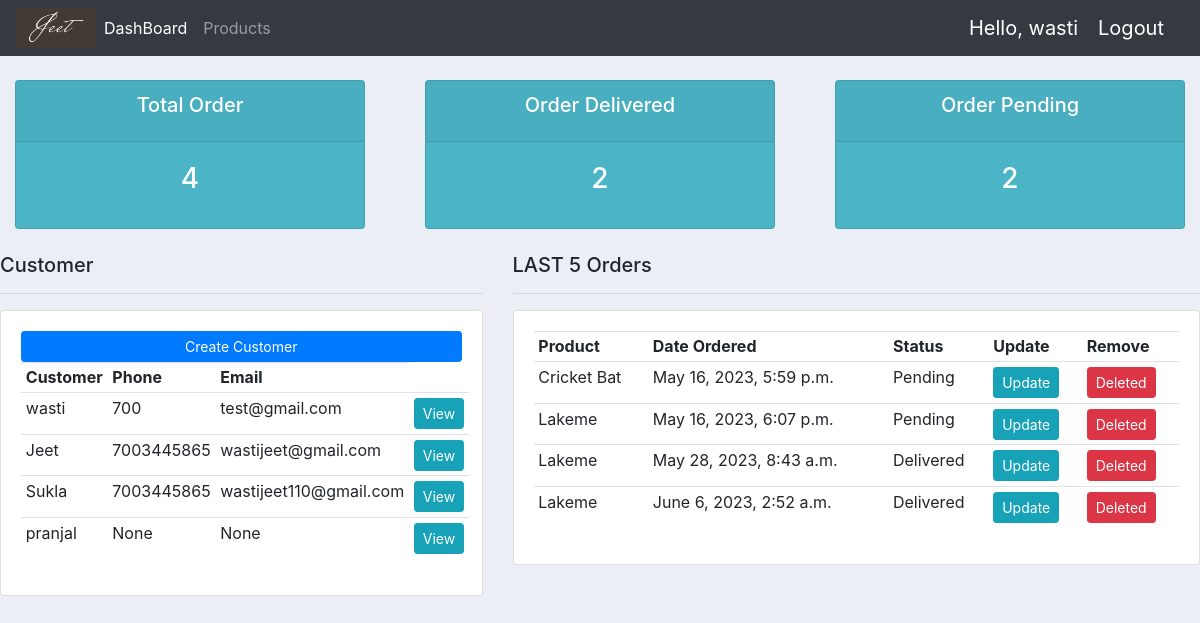
The app's page / (signed in) with its own data.
### page/models.py (models this page shows, shortened)
class Customer(models.Model):
    user=models.OneToOneField(User,null=True,on_delete=models.CASCADE,blank=True)
    name = models.CharField(max_length=200,null=True)
    Phone = models.CharField(max_length=200,null=True)
    email1 = models.CharField(max_length=200,null=True)
    profile_pic=models.ImageField(default='user.jpg',null=True,blank=True)
    date_cretaed= models.DateTimeField(auto_now_add=True,null=True)

class Order(models.Model):
    STATUS=(('Pending','Pending'),
            ('Out for delivery','Out for delivery'),
            ('Delivered','Delivered')
            )
    customer= models.ForeignKey(Customer,null= True, on_delete=models.SET_NULL)
    product= models.ForeignKey(Product,null= True, on_delete=models.SET_NULL)
    name=models.CharField(max_length=200,null=True, choices=STATUS)
    date_created= models.DateTimeField(auto_now_add=True,null=True)

class Product(models.Model):
    CATEGORY=(
        ('Indoor','Indoor'),
        ('Out Door','Out Door')
    )
    name=models.CharField(max_length=200,null=True)
    price=models.CharField(max_length=200,null=True)
    category=models.CharField(max_length=200,null=True,choices=CATEGORY)
    description=models.CharField(max_length=200,null=True)
    date_cretaed= models.DateTimeField(auto_now_add=True,null=True)
    def __str__(self):
        return str(self.name)
    tag=models.ManyToManyField(Tag)

### page/decoraters.py (the view)
    def wrapper_function(request,*args,**kwargs):
        group=None
        if request.user.groups.exists():
            group=request.user.groups.all()[0].name
        if group=='customer':
            return redirect('user')
        if group =='admin':
            return view_func(request,*args,**kwargs)

### page/decoraters.py (called while the page is built)
def admin_only(view_func):
    def wrapper_function(request,*args,**kwargs):
        group=None
        if request.user.groups.exists():
            group=request.user.groups.all()[0].name
        if group=='customer':
            return redirect('user')
        if group =='admin':
            return view_func(request,*args,**kwargs)
    return wrapper_function

### page/views.py (called while the page is built)
@login_required(login_url='login')
@admin_only
def home(request):
    customers=Customer.objects.all()
    orders=Order.objects.all()
    total_orders=orders.count()
    delivered=orders.filter(name='Delivered').count()
    pending=orders.filter(name='Pending').count()
    context={'customers':customers,'orders':orders,'total_orders':total_orders,'delivered': delivered,
             'pending': pending}
    return render(request,'dashboard.html',context)

### templates/dashboard.html
{%extends 'main.html'%}
{%block content%}
{%include 'status.html'%}
<br>
<div class="row">
    <div class="col-md-5">
        <h5>Customer</h5>
        <hr>
        <div class="card card-body">
            <a class="btn btn-primary btn-sm btn-block" href="{%url 'create_customer'%}">Create Customer</a>
            <table class="table table-sm">
                <tr>
                    <th>Customer</th>
                    <th>Phone</th>
                    <th>Email</th>
                </tr>
                {%for i in customers%}
                <tr>
                    <td>{{i.name}}</td>
                    <td>{{i.Phone}}</td>
                    <td>{{i.email1}}</td>
                    <td><a class="btn btn-sm btn-info" href="{%url 'customers' i.id%}">View</a></td>
                </tr>
                {% endfor%}
            </table>
        </div>
    </div>
    <div class="col-md-7">
        <h5>LAST 5 Orders</h5>
        <hr>
        <div class="card card-body">
            <table class="table table-sm">
                <tr>
                    <th>Product</th>
                    <th>Date Ordered</th>
                    <th>Status</th>
                    <th>Update</th>
                    <th>Remove</th>
                </tr>
                {%for j in orders%}
                <tr>
                    <td>{{j.product}}</td>
                    <td>{{j.date_created}}</td>
                    <td>{{j.name}}</td>
                    <td><a class='btn btn-sm btn-info'href="{%url 'update_order' j.id%}">Update</a></td>
                    <td><a class='btn btn-sm btn-danger'href="{%url 'delete_order' j.id%}">Deleted</a></td>
                </tr>
                {% endfor%}
            </table>
        </div>
    </div>
</div>
{%endblock%}

### templates/main.html (shortened to what this page needs)
<html>
    <head><title>CRM</title>
        {%load static%}
        <link rel="stylesheet" href="https://cdn.jsdelivr.net/npm/bootstrap@4.0.0/dist/css/bootstrap.min.css">
        <link rel="stylesheet" href="{%static './main.css'%}">
    </head>
    <body>
        {%include 'navbar.html'%}
        {%block content%}
        {%endblock%}
    </body>
</html>

### templates/navbar.html (shortened to what this page needs)
{%load static%}
<nav class="navbar navbar-expand-lg navbar-dark bg-dark">
    <img src="{%static './Jeet.jpg'%}" height="40px" width="80px">
    <div class="collapse navbar-collapse" id="navbarNav">
      <ul class="navbar-nav">
        {%if request.user.is_staff%}
        <li class="nav-item active">
          <a class="nav-link" href="{%url 'index'%}">DashBoard</a>
        </li>
        <li class="nav-item">
          <a class="nav-link" href="{%url 'products'%}">Products</a>
        </li>
        {%else%}
        <li class="nav-item">
          <a class="nav-link" href="{%url 'account'%}">Settings</a>
        </li>
        {%endif%}
      </ul>
    </div>
    <span class="hello-msg">Hello, {{request.user}}</span>
    <span><a class="hello-msg" href="{%url 'logout'%}">Logout</a></span>
  </nav>

### templates/status.html
<br>
<div class="row">
    <div class="col">
        <div class="col-md">
            <div class="card text-center text-white md-3" id="total-orders">
            <div class="card-header">
                <h5  class="card-title">Total Order</h5>
            </div>
            <div class="card-body">
                <h3 class="card-title">{{total_orders}}</h3>
            </div>
            </div>
        </div>
    </div>
    <div class="col">
        <div class="col-md">
            <div class="card text-center text-white md-3" id="total-orders">
            <div class="card-header">
                <h5  class="card-title">Order Delivered</h5>
            </div>
            <div class="card-body">
                <h3 class="card-title">{{delivered}}</h3>
            </div>
            </div>
        </div>
    </div>
    <div class="col">
        <div class="col-md">
            <div class="card text-center text-white md-3" id="total-orders">
            <div class="card-header">
                <h5  class="card-title">Order Pending</h5>
            </div>
            <div class="card-body">
                <h3 class="card-title">{{pending}}</h3>
            </div>
            </div>
        </div>
    </div>
</div>

### static/main.css (style rules this page uses)
body { background-color: #ebeff5; }
#total-orders { background-color: #4cb4c7; }

### templates/navbar.html (style rules this page uses)
.hello-msg { font-size: 20px; color: #fff; margin-right: 20px; }

### records on screen
Customer: name "wasti", Phone "700", email1 "test@gmail.com"
Customer: name "Jeet", Phone "7003445865", email1 "wastijeet@gmail.com"
Customer: name "Sukla", Phone "7003445865", email1 "wastijeet110@gmail.com"
Customer: name "pranjal", Phone "None", email1 "None"
Order: product "Cricket Bat", date_created "May 16, 2023, 5:59 p.m.", name "Pending"
Order: product "Lakeme", date_created "May 16, 2023, 6:07 p.m.", name "Pending"
Order: product "Lakeme", date_created "May 28, 2023, 8:43 a.m.", name "Delivered"
Order: product "Lakeme", date_created "June 6, 2023, 2:52 a.m.", name "Delivered"

### other values on screen
{{ request.user }} "wasti"
{{ total_orders }} "4"
{{ delivered }} "2"
{{ pending }} "2"
